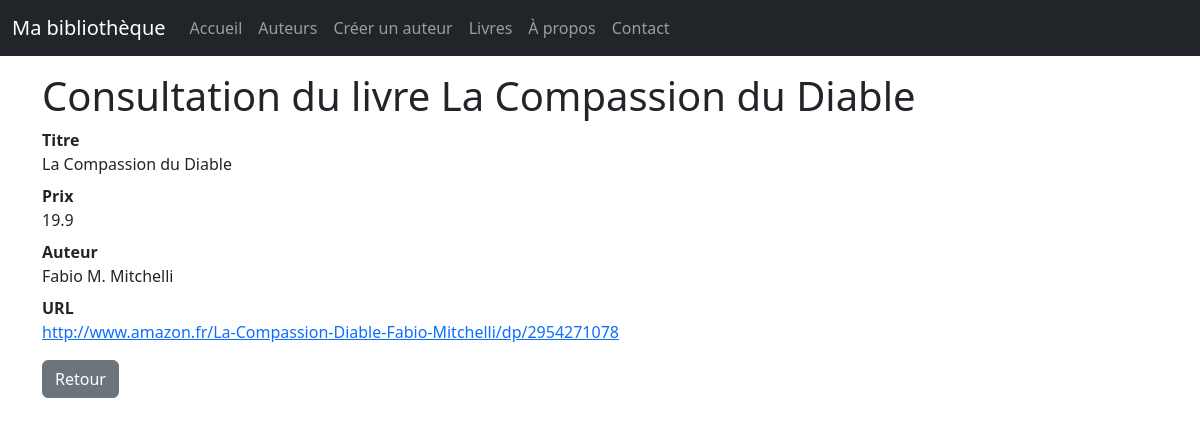
Screenshot of /livres/1/view/ with the database file from the repository.
### monApp/models.py (models this page shows, shortened)
class Livre(db.Model):
    idL = db.Column(db.Integer, primary_key=True)
    Prix = db.Column(db.Float)
    Titre = db.Column(db.String(255))
    Url = db.Column(db.String(255))
    Img = db.Column(db.String(255))
    auteur_id = db.Column (db.Integer , db.ForeignKey ("auteur.idA") )
    auteur = db.relationship ("Auteur", backref =db.backref ("livres", lazy="dynamic") )

class Auteur(db.Model):
    idA = db.Column( db.Integer, primary_key=True )
    Nom = db.Column( db.String(100) )

### monApp/livres/routes.py (the view)
@livres_bp.route("/livres/<int:idL>/view/")
def viewLivre(idL):
    unLivre = db.session.get(Livre, idL)
    if unLivre is None:
        return "Livre introuvable", 404
    return render_template(
        "livre_view.html",
        title="Consultation d'un livre",
        selectedLivre=unLivre,
    )

### monApp/livres/templates/livre_view.html
{% extends "base.html" %}
{% block main %}
<h1>Consultation du livre {{ selectedLivre.Titre }}</h1>
<dl>
    <dt>Titre</dt><dd>{{ selectedLivre.Titre }}</dd>
    <dt>Prix</dt><dd>{{ selectedLivre.Prix }}</dd>
    <dt>Auteur</dt><dd>{{ selectedLivre.auteur.Nom }}</dd>
    <dt>URL</dt><dd><a href="{{ selectedLivre.Url }}">{{ selectedLivre.Url }}</a></dd>
</dl>
<a href="{{ url_for('livres.getLivres') }}" class="btn btn-secondary">Retour</a>
{% endblock %}

### monApp/static/css/style.css (style rules this page uses)
h1 { color : red; }
body { font-family: sans-serif; }

### rows the page displays
Livre: Titre "La Compassion du Diable", Prix "19.9", Url "http://www.amazon.fr/La-Compassion-Diable-Fabio-Mitchelli/dp/2954271078"
Auteur: auteur.Nom "Fabio M. Mitchelli"
